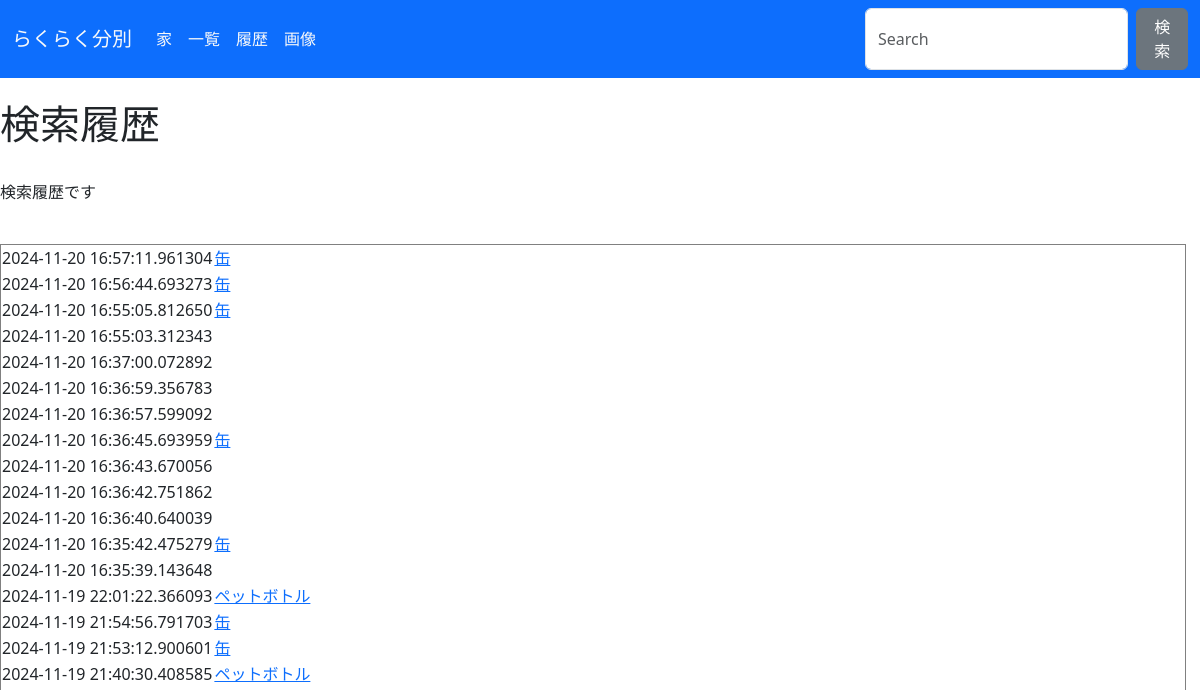
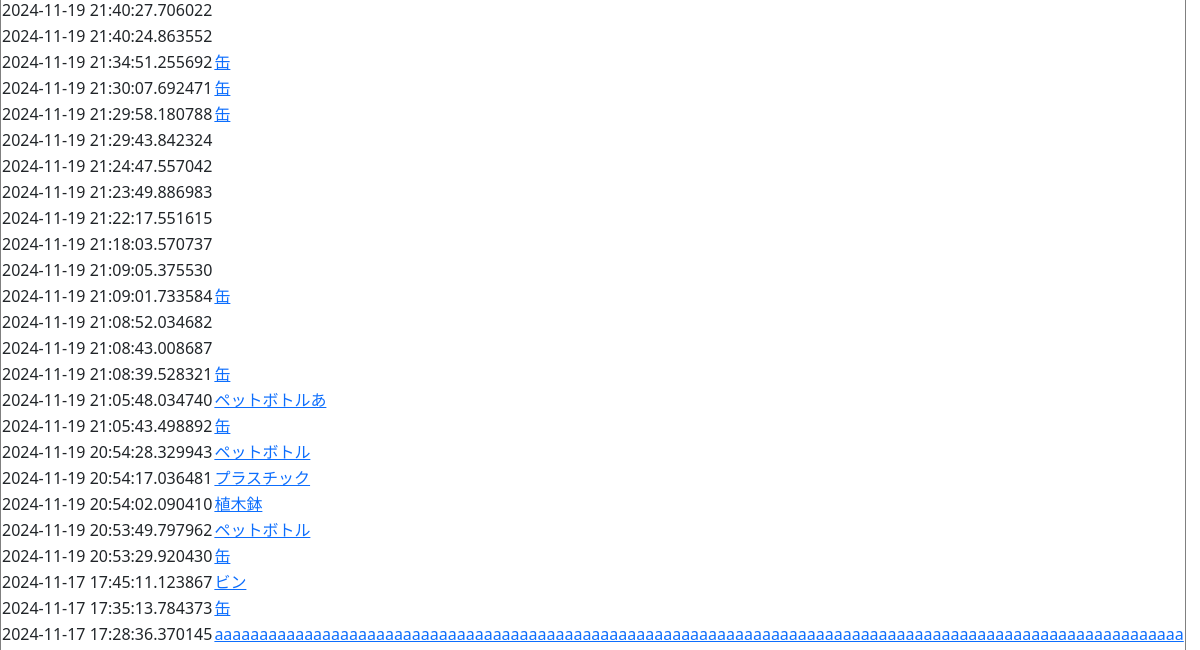
Before: /history (upper part) with the older database file (2 pictures, top to bottom).
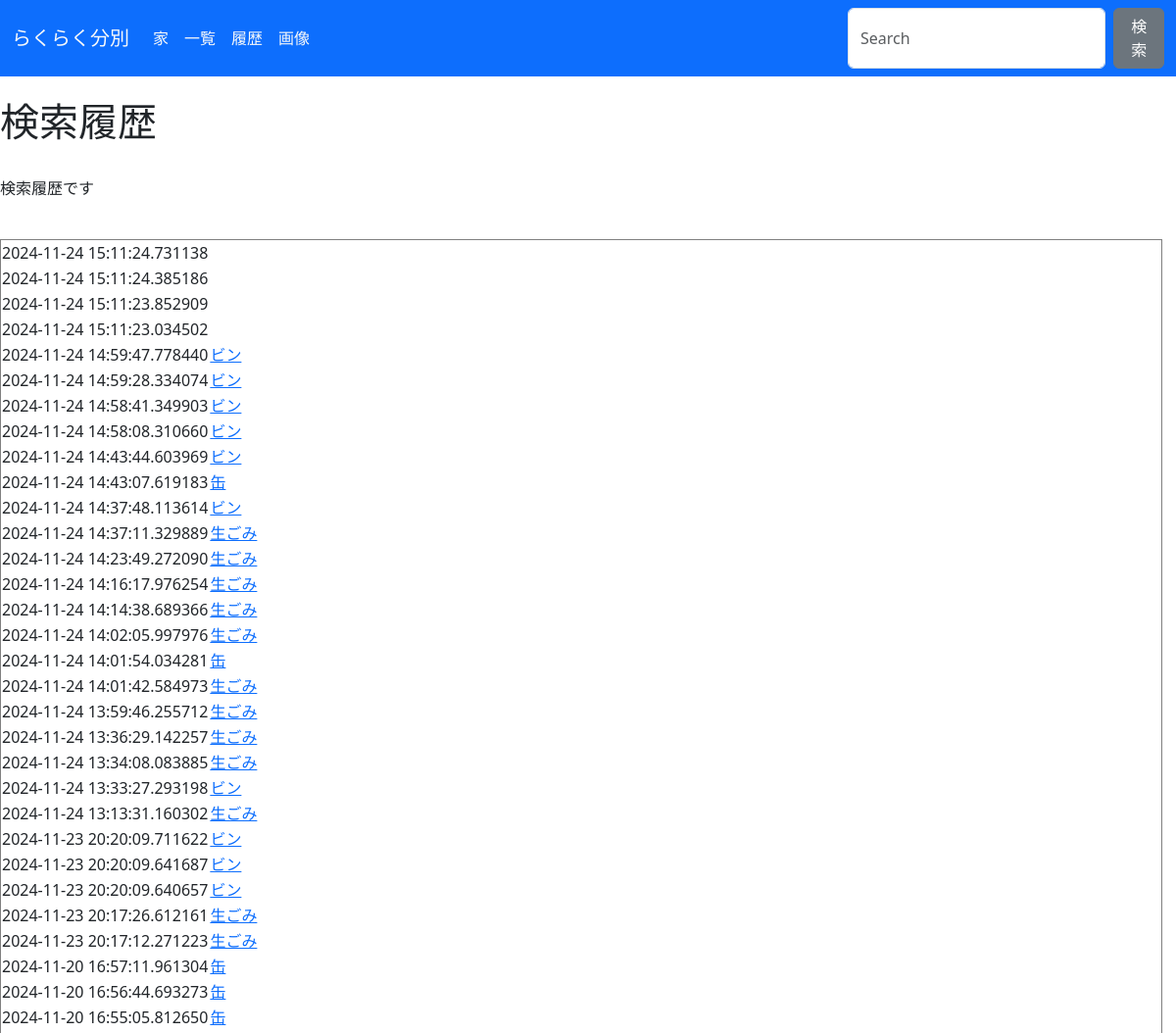
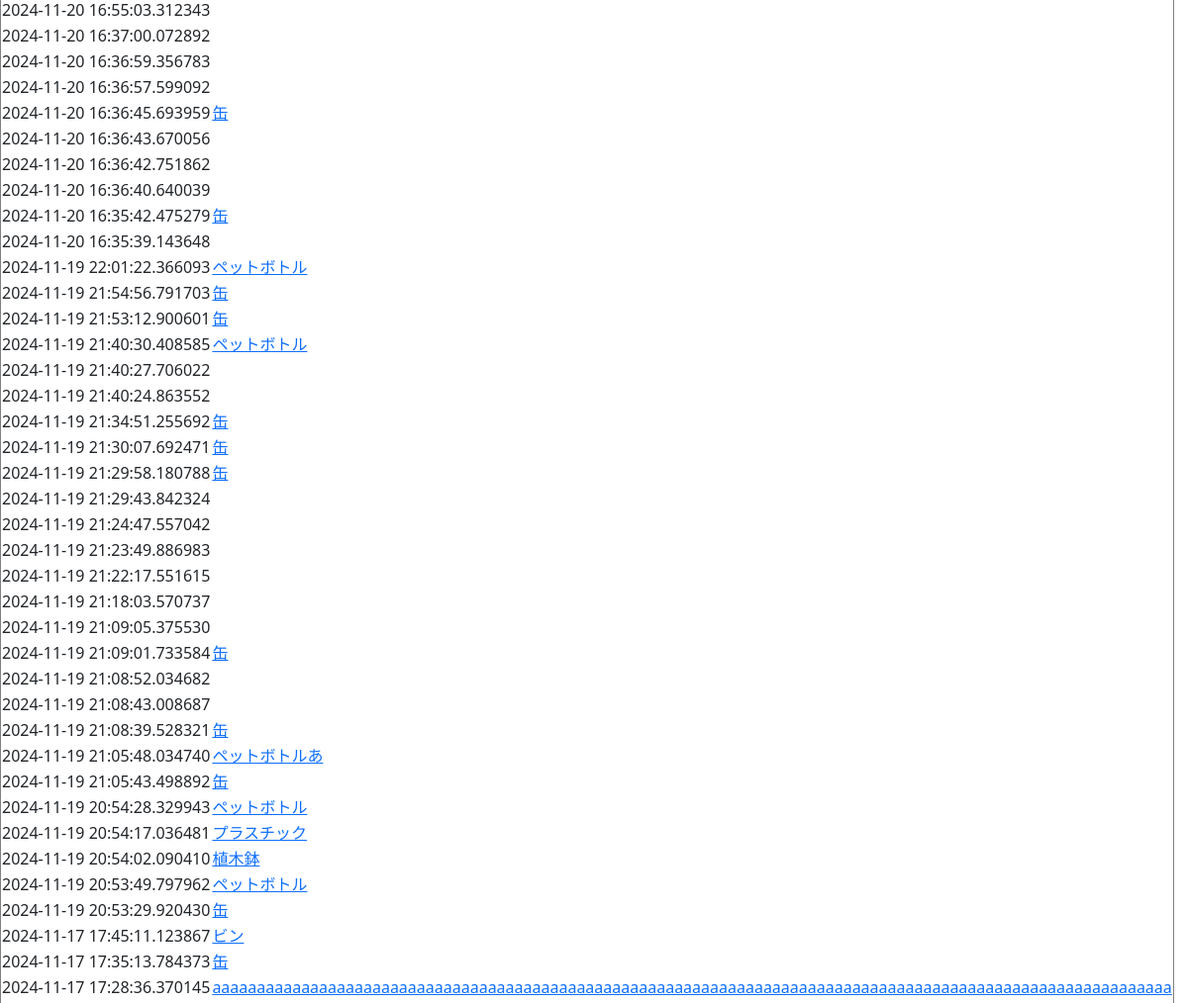
After: the same page with the newer database file (2 pictures, top to bottom).
### jikkou.py (models this page shows)
class Rireki(Model):
    gomi = CharField()
    time = DateTimeField()
    class Meta:
        database = rireki_db

### jikkou.py (the view)
@app.route("/history")
def history():
    return render_template("history.html",Rireki=Rireki)

### templates/history.html (shortened to what this page needs)
{% extends "base.html" %}
{% block heading %} 検索履歴 {% endblock %}
{% block explanation %}
<p>検索履歴です</p>
{% endblock %}
{% block content %}
<table border="1">
{% for i in Rireki.select().order_by(Rireki.id.desc()) %}
    <tr>
        <td>{{ i.time }}</td>
        <td><a href="/search?search={{i.gomi}}">{{ i.gomi }}</a></td>
    </tr>
{% endfor %}
</table>
{% endblock %}

### templates/base.html (shortened to what this page needs)
<!DOCTYPE html>
<html lang="ja">
<head>
  <link href="https://cdn.jsdelivr.net/npm/bootstrap@5.3.0/dist/css/bootstrap.min.css" rel="stylesheet">
  <link rel="stylesheet" type="text/css" href="{{ url_for('static',filename='gomi.css')}}">
</head>
<body>
    <nav class="navbar navbar-expand-lg bg-primary fixed-top">
        <div class="container-fluid">
          <a class="navbar-brand text-light" href="/">らくらく分別</a>
          <div class="collapse navbar-collapse" id="navbarSupportedContent">
            <ul class="navbar-nav me-auto mb-2 mb-lg-0">
              <li class="nav-item">
                <a class="nav-link active text-light" aria-current="page" href="/">家</a>
              </li>
              <li class="nav-item">
                <a class="nav-link text-light" href="/characterlist">一覧</a>
              </li>
              <li class="nav-item">
                <a class="nav-link text-light" href="/history">履歴</a>
              </li>
              <li class="nav-item">
                <a class="nav-link text-light" href="/camer">画像</a>
              </li>
            </ul>
            <form class="d-flex" role="search" action="/search" method="post">
              <input class="form-control me-2" type="search" placeholder="Search" aria-label="Search" name="search">
              <button class="btn btn-secondary" type="submit">
                検索
              </button>
            </form>
          </div>
        </div>
      </nav>
    <h1> {% block heading %} 見出し {% endblock %} </h1>
    <br>
    {% block explanation %} 説明 {% endblock %}
    <br>
    {% block content %} 内容 {% endblock %}
</body>
</html>

### static/gomi.css (style rules this page uses)
body { padding-top: 100px; }

Changed rows visible on the page:
added Rireki: time "2024-11-24 15:11:24.731138"
added Rireki: time "2024-11-24 15:11:24.385186"
added Rireki: time "2024-11-24 15:11:23.852909"
added Rireki: time "2024-11-24 15:11:23.034502"
added Rireki: time "2024-11-24 14:59:47.778440", gomi "ビン"
added Rireki: time "2024-11-24 14:59:28.334074", gomi "ビン"
added Rireki: time "2024-11-24 14:58:41.349903", gomi "ビン"
added Rireki: time "2024-11-24 14:58:08.310660", gomi "ビン"
added Rireki: time "2024-11-24 14:43:44.603969", gomi "ビン"
added Rireki: time "2024-11-24 14:43:07.619183", gomi "缶"
added Rireki: time "2024-11-24 14:37:48.113614", gomi "ビン"
added Rireki: time "2024-11-24 14:37:11.329889", gomi "生ごみ"
added Rireki: time "2024-11-24 14:23:49.272090", gomi "生ごみ"
added Rireki: time "2024-11-24 14:16:17.976254", gomi "生ごみ"
added Rireki: time "2024-11-24 14:14:38.689366", gomi "生ごみ"
added Rireki: time "2024-11-24 14:02:05.997976", gomi "生ごみ"
added Rireki: time "2024-11-24 14:01:54.034281", gomi "缶"
added Rireki: time "2024-11-24 14:01:42.584973", gomi "生ごみ"
added Rireki: time "2024-11-24 13:59:46.255712", gomi "生ごみ"
added Rireki: time "2024-11-24 13:36:29.142257", gomi "生ごみ"
added Rireki: time "2024-11-24 13:34:08.083885", gomi "生ごみ"
added Rireki: time "2024-11-24 13:33:27.293198", gomi "ビン"
added Rireki: time "2024-11-24 13:13:31.160302", gomi "生ごみ"
added Rireki: time "2024-11-23 20:20:09.711622", gomi "ビン"
added Rireki: time "2024-11-23 20:20:09.641687", gomi "ビン"
added Rireki: time "2024-11-23 20:20:09.640657", gomi "ビン"
added Rireki: time "2024-11-23 20:17:26.612161", gomi "生ごみ"
added Rireki: time "2024-11-23 20:17:12.271223", gomi "生ごみ"
